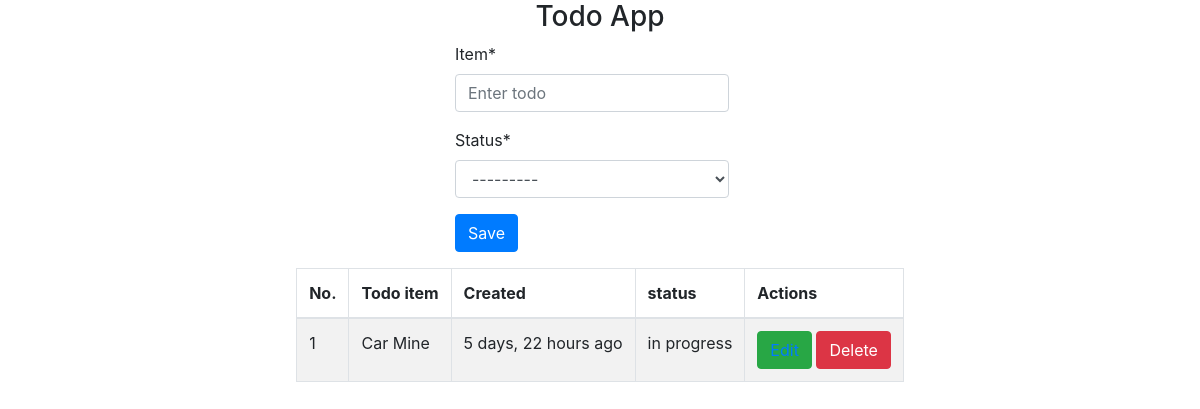
Before: / with the older database file.
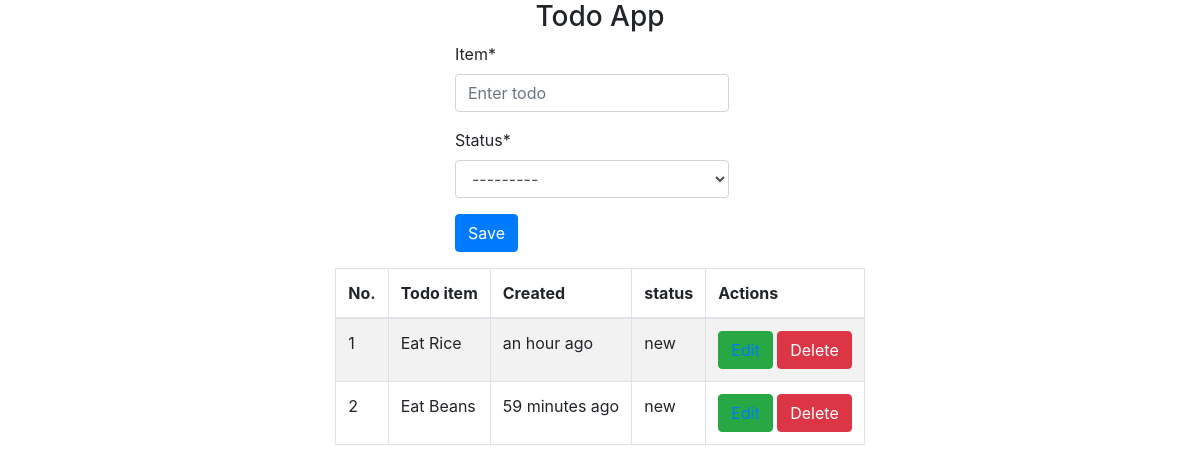
After: the same page with the newer database file.
### app/models.py (models this page shows, shortened)
class Todo(models.Model):
    status = (
        ('new', 'new'),
        ('in progress', 'in progress'),
        ('completed', 'completed')
    )
    item = models.CharField(max_length=500)
    status = models.CharField(choices=status, max_length=50)
    created_at = models.DateTimeField(auto_now_add=True)
    updated_at = models.DateTimeField(auto_now=True)
    class Meta:
        verbose_name = ("Todo")
        verbose_name_plural = ("Todos")

### app/views.py (the view, shortened to what this page needs)
# urls.py: path('', index, name='home'),
def index(request):
    item = Todo.objects.all()
    form = TodoForm()
    context = {
        "form": form,
        "item": item,
    }
    return render(request,'index.html', context)

### app/forms.py
class TodoForm(forms.ModelForm):
    class Meta:
        model = Todo
        fields = ["item", "status"]

### templates/index.html (shortened to what this page needs)
{% load static %}
{% load humanize %}
{% load crispy_forms_tags %}
{% load widget_tweaks %}
<!DOCTYPE html>
<html lang="en">
  <head>
    <link rel="stylesheet" href="{% static 'css/styles.css' %}" />
    <link rel="stylesheet" href="{% static 'css/bootstrap.min.css' %}" />
  </head>
  <body>
    <div
      class="d-flex align-items-center justify-content-center flex-column">
      <h3>Todo App</h3>
      <div class="d-flex align-items-center mb-3">
        <form method="post" class="d-grid" novalidate>
        <div class="form-group mr-3 mb-0">
          {{form.item|attr:"placeholder:Enter todo"|add_class:"texts"|as_crispy_field}}
          {{form.status|as_crispy_field}}
        </div>
        <button type="submit" class="btn btn-primary mr-3">Save</button>
      </form>
      </div>
      <div class="table-wrapper">
        <table class="table table-hover table-striped table-bordered">
          <thead>
            <tr>
              <th>No.</th>
              <th>Todo item</th>
              <th>Created</th>
              <th>status</th>
              <th>Actions</th>
            </tr>
          </thead>
          <tbody>
            {% for i in item %}
            {% if i.status == "completed" %}
            <tr class="">
              <td>{{forloop.counter}} </td>
              <td class="complete">{{i.item}}</td>
              <td class="task">{{i.created_at|naturaltime}}</td>
              <td>{{i.status}}</td>
              <td>
                <button class="btn btn-success"><a href="{% url "update" i.id %}">Edit</a></button>
                <button class="btn btn-danger" type="button"  data-toggle="modal" data-target="#exampleModal">Delete</button>
              </td>
            </tr>
            {% else %}
            <tr class="">
              <td>{{forloop.counter}} </td>
              <td class="task">{{i.item.title}}</td>
              <td class="task">{{i.created_at|naturaltime}}</td>
              <td>{{i.status}}</td>
              <td>
                  <button class="btn btn-success"><a href="{% url "update" i.id %}">Edit</a></button>
                <button class="btn btn-danger" type="button"  data-toggle="modal" data-target="#exampleModal">Delete</button>
              </td>
            </tr>
            {% endif %}
            {% endfor %}
          </tbody>
        </table>
      </div>
    </div>
  </body>
</html>

Changed rows visible on the page:
removed Todo: item "Car Mine", created_at "5 days, 22 hours ago", status "in progress"
added Todo: item "Eat Rice", created_at "an hour ago", status "new"
added Todo: item "Eat Beans", created_at "59 minutes ago", status "new"
